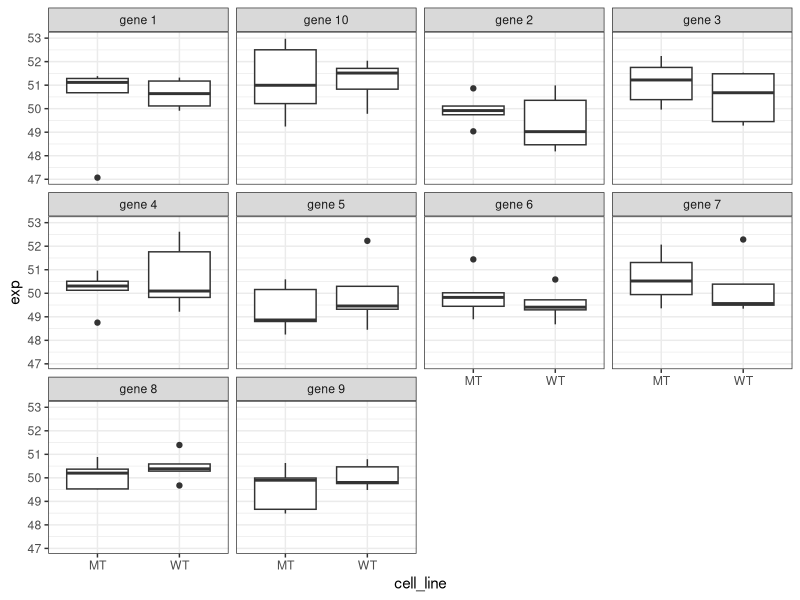
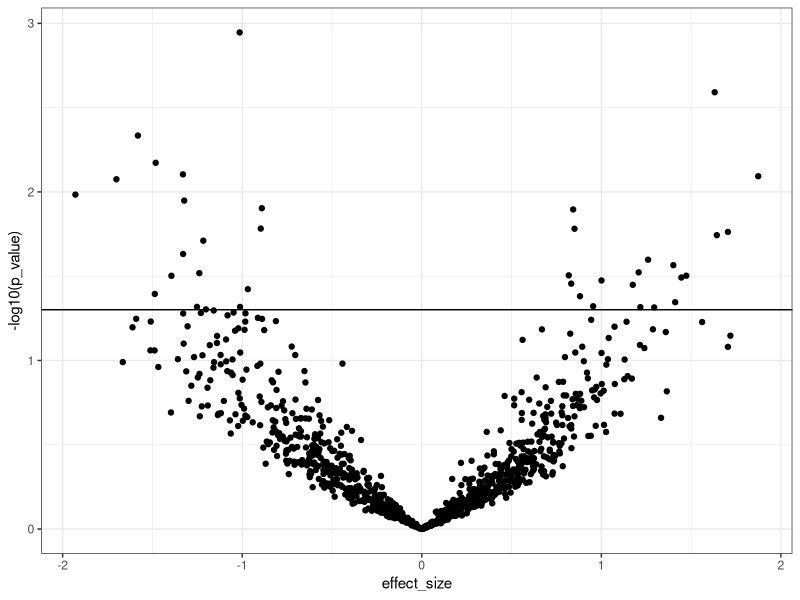
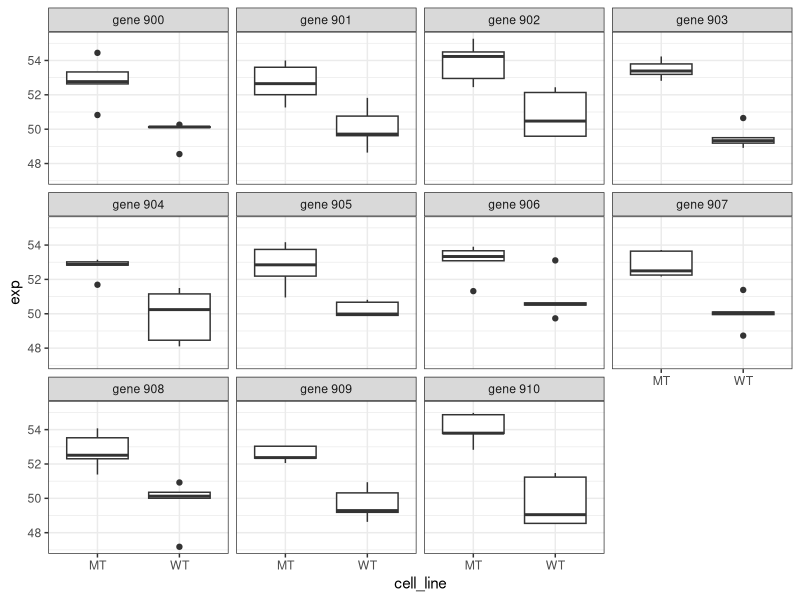
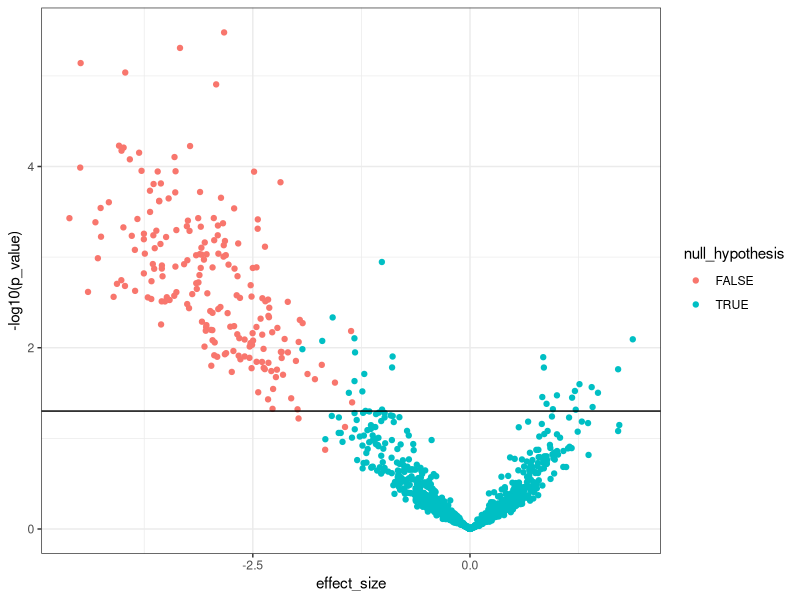
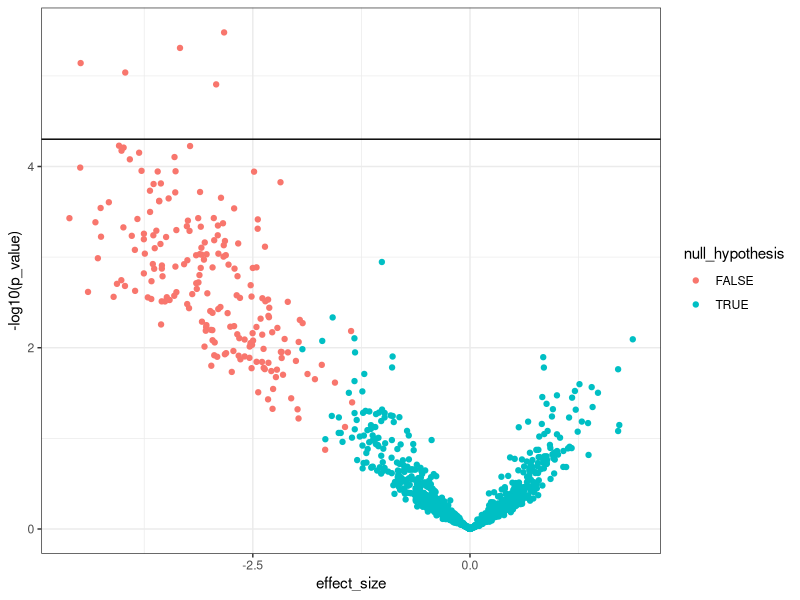
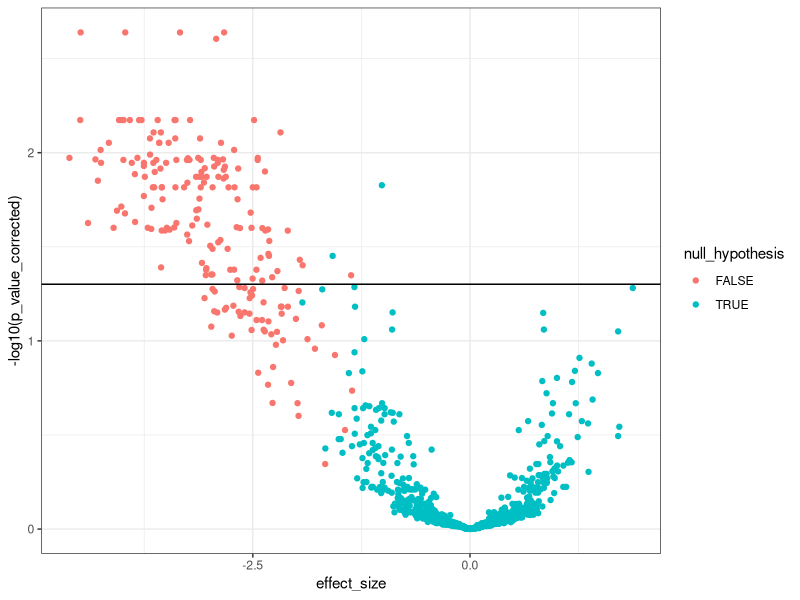

R code for these plots, in order:
## ---- chunk 1
knitr::opts_chunk$set(echo = TRUE)
## ---- chunk 2
library(tidyverse)
theme_set(theme_bw())

#generate data
set.seed(1111)
n_genes <- 1000
n_cell_lines <- 5
gene_exp <- data.frame(gene = character(),
                 cell_line = character(),
                 exp = numeric())

for(i in 1:n_genes) {
  WT_exp <- rnorm(n_cell_lines, mean = 50, sd = 1)
  MT_exp <- rnorm(n_cell_lines, mean = 50, sd = 1)
  df <- data.frame(gene = paste0("gene ", i), 
                   cell_line = c(rep("WT", n_cell_lines), rep("MT", n_cell_lines)),
                   exp = c(WT_exp, MT_exp))
  gene_exp <- rbind(df, gene_exp)
}
  

ggplot(gene_exp %>% filter(gene %in% paste0("gene ", 1:10)), aes(x = cell_line, y = exp)) + geom_boxplot() + facet_wrap(~gene)
## ---- chunk 3
run_t_test <- function(group, values) {
  df <- data.frame(group = group, values = values)
  test <- t.test(values~group, data = df)
  #returns:
  tibble(p_value = test$p.value,
         effect_size = test$estimate[2] - test$estimate[1])
}

gene_exp_test <- gene_exp %>% 
  group_by(gene) %>% 
  summarize(run_t_test(cell_line, exp))

ggplot(gene_exp_test, aes(x = effect_size, y = -log10(p_value))) + geom_point() +
  geom_hline(yintercept = -log10(.05))

cat("Number of genes called statistically significant: ", length(which(gene_exp_test$p_value < .05)))

## ---- chunk 4
#generate data
set.seed(1111)
n_genes <- 1000
n_cell_lines <- 5
pct_DE <- .2
gene_exp <- data.frame(gene = character(),
                 cell_line = character(),
                 exp = numeric(),
                 diff = logical())

for(i in 1:(n_genes*(1 - pct_DE))) {
  WT_exp <- rnorm(n_cell_lines, mean = 50, sd = 1)
  MT_exp <- rnorm(n_cell_lines, mean = 50, sd = 1)
  df <- data.frame(gene = paste0("gene ", i), 
                   cell_line = c(rep("WT", n_cell_lines), rep("MT", n_cell_lines)),
                   exp = c(WT_exp, MT_exp),
                   null_hypothesis = TRUE)
  gene_exp <- rbind(df, gene_exp)
}
  
for(i in (n_genes*(1 - pct_DE) + 1):n_genes) {
  WT_exp <- rnorm(n_cell_lines, mean = 50, sd = 1)
  MT_exp <- rnorm(n_cell_lines, mean = 53, sd = 1)
  df <- data.frame(gene = paste0("gene ", i), 
                   cell_line = c(rep("WT", n_cell_lines), rep("MT", n_cell_lines)),
                   exp = c(WT_exp, MT_exp), 
                   null_hypothesis=FALSE)
  gene_exp <- rbind(df, gene_exp)
}


ggplot(gene_exp %>% filter(gene %in% paste0("gene ", 900:910)), aes(x = cell_line, y = exp)) + geom_boxplot() + facet_wrap(~gene)
  
## ---- chunk 5
run_t_test <- function(group, values) {
  df <- data.frame(group = group, values = values)
  test <- t.test(values~group, data = df)
  #returns:
  tibble(p_value = test$p.value,
         effect_size = test$estimate[2] - test$estimate[1])
}

gene_exp_test <- gene_exp %>% 
  group_by(gene, null_hypothesis) %>% 
  summarize(run_t_test(cell_line, exp))

ggplot(gene_exp_test, aes(x = effect_size, y = -log10(p_value), color = null_hypothesis)) +
  geom_point() +
  geom_hline(yintercept = -log10(.05))


## ---- chunk 6
cat("True Positives: ", length(which(gene_exp_test$null_hypothesis == T & gene_exp_test$p_value >= .05)), "\n") 
cat("False Positives: ", length(which(gene_exp_test$null_hypothesis == T & gene_exp_test$p_value < .05)), "\n") 
cat("True Negatives: ", length(which(gene_exp_test$null_hypothesis == F & gene_exp_test$p_value < .05)), "\n")
cat("False Negatives: ", length(which(gene_exp_test$null_hypothesis == F & gene_exp_test$p_value >= .05)), "\n")
## ---- chunk 7
ggplot(gene_exp_test, aes(x = effect_size, y = -log10(p_value), color = null_hypothesis)) +
  geom_point() +
  geom_hline(yintercept = -log10(.05/1000))


cat("True Positives: ", length(which(gene_exp_test$null_hypothesis == T & gene_exp_test$p_value >= .05/1000)), "\n") 
cat("False Positives: ", length(which(gene_exp_test$null_hypothesis == T & gene_exp_test$p_value < .05/1000)), "\n") 
cat("True Negatives: ", length(which(gene_exp_test$null_hypothesis == F & gene_exp_test$p_value < .05/1000)), "\n")
cat("False Negatives: ", length(which(gene_exp_test$null_hypothesis == F & gene_exp_test$p_value >= .05/1000)), "\n")
## ---- chunk 8
gene_exp_test$p_value_corrected <- p.adjust(gene_exp_test$p_value, method = "fdr")
ggplot(gene_exp_test, aes(x = effect_size, y = -log10(p_value_corrected), color = null_hypothesis)) +
  geom_point() +
  geom_hline(yintercept = -log10(.05))


cat("True Positives: ", length(which(gene_exp_test$null_hypothesis == T & gene_exp_test$p_value_corrected >= .05)), "\n") 
cat("False Positives: ", length(which(gene_exp_test$null_hypothesis == T & gene_exp_test$p_value_corrected < .05)), "\n") 
cat("True Negatives: ", length(which(gene_exp_test$null_hypothesis == F & gene_exp_test$p_value_corrected < .05)), "\n")
cat("False Negatives: ", length(which(gene_exp_test$null_hypothesis == F & gene_exp_test$p_value_corrected >= .05)), "\n")
